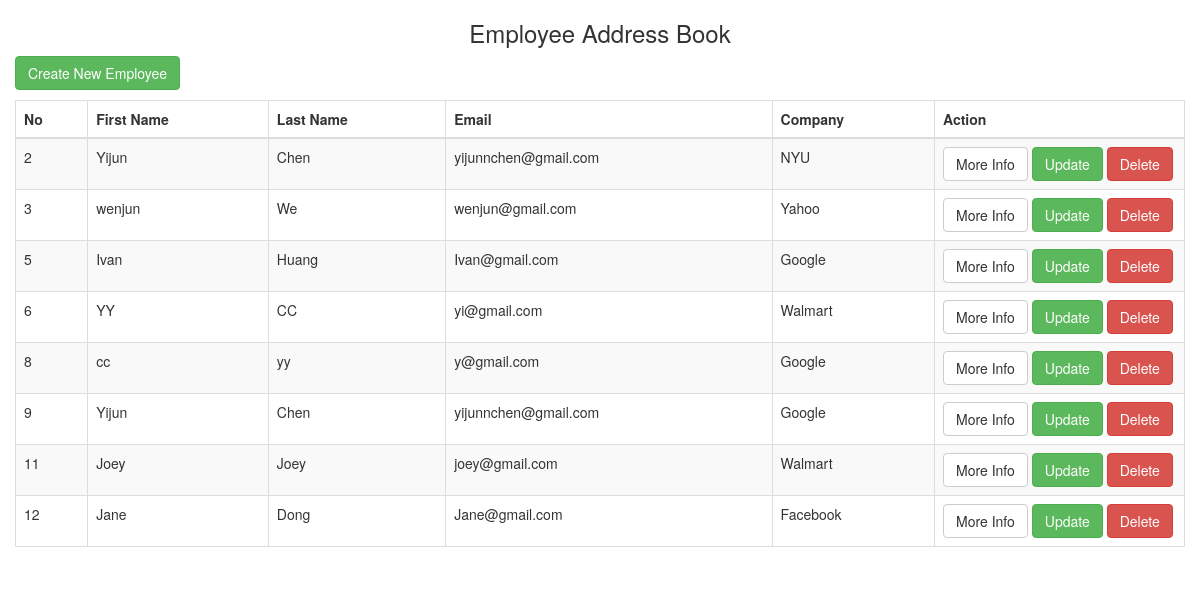
Screenshot of /viewAllEmployee.php with the database file from the repository.
### tables this page shows
CREATE TABLE `Employee_TBL` (
  `E_Id` int(11) NOT NULL,
  `E_FirstName` varchar(20) NOT NULL,
  `E_LastName` varchar(20) NOT NULL,
  `E_Address` text NOT NULL,
  `E_Email` varchar(40) NOT NULL,
  `E_Phone` varchar(20) NOT NULL
);

CREATE TABLE `Company_TBL` (
  `C_Id` int(11) NOT NULL,
  `C_Name` varchar(50) NOT NULL
);

### viewAllEmployee.php (the view, shortened to what this page needs)
<!DOCTYPE html>
<html lang="en">
<head>
<link rel="stylesheet"
  href="https://maxcdn.bootstrapcdn.com/bootstrap/3.3.7/css/bootstrap.min.css">
</head>
<body>
    <div class="container">
    <div class="row">
      <h3 align="center">Employee Address Book</h3>
    </div>
    <div class="row">
      <p>
        <a href="createEmployee.php" class="btn btn-success">Create New
          Employee</a>
      </p>
      <table class="table table-striped table-bordered">
        <thead>
          <tr>
            <th>No</th>
            <th>First Name</th>
            <th>Last Name</th>
            <th>Email</th>
            <th>Company</th>
            <th>Action</th>
          </tr>
        </thead>
        <tbody>
          <?php
              $pdo = Database::connect();
              $sql = 'SELECT e.E_Id, e.E_FirstName, e.E_LastName, e.E_Address, e.E_Email, e.E_Phone, c.C_Name FROM Employee_TBL e, Com_Emp_TBL ce, Company_TBL c WHERE e.E_Id=ce.E_Id AND c.C_Id=ce.C_Id ORDER BY e.E_Id ASC';
              foreach ($pdo->query($sql) as $row) {
                  echo '<tr>';
                  echo '<td>'. $row['E_Id'] . '</td>';
                  echo '<td>'. $row['E_FirstName'] . '</td>';
                  echo '<td>'. $row['E_LastName'] . '</td>';
                  echo '<td>'. $row['E_Email'] . '</td>';
                  echo '<td>'. $row['C_Name'] . '</td>';
                  echo '<td width=250>';
                  echo '<a class="btn btn-default" href="viewSingleEmployee.php?id='.$row['E_Id'].'">More Info</a>';
                  echo '<a class="btn btn-success" href="updateEmployee.php?id='.$row['E_Id'].'">Update</a>';
                  echo '<a class="btn btn-danger" href="deleteEmployee.php?id='.$row['E_Id'].'">Delete</a>';
                  echo '</td>';
                  echo '</tr>';
              }
            ?>
        </tbody>
      </table>
    </div>
  </div>
</body>
</html>

### rows the page displays
employee_tbl: E_Id "2", E_FirstName "Yijun", E_LastName "Chen", E_Email "yijunnchen@gmail.com", company_tbl.C_Name "NYU"
employee_tbl: E_Id "3", E_FirstName "wenjun", E_LastName "We", E_Email "wenjun@gmail.com", company_tbl.C_Name "Yahoo"
employee_tbl: E_Id "5", E_FirstName "Ivan", E_LastName "Huang", E_Email "Ivan@gmail.com", company_tbl.C_Name "Google"
employee_tbl: E_Id "6", E_FirstName "YY", E_LastName "CC", E_Email "yi@gmail.com", company_tbl.C_Name "Walmart"
employee_tbl: E_Id "8", E_FirstName "cc", E_LastName "yy", E_Email "y@gmail.com", company_tbl.C_Name "Google"
employee_tbl: E_Id "9", E_FirstName "Yijun", E_LastName "Chen", E_Email "yijunnchen@gmail.com", company_tbl.C_Name "Google"
employee_tbl: E_Id "11", E_FirstName "Joey", E_LastName "Joey", E_Email "joey@gmail.com", company_tbl.C_Name "Walmart"
employee_tbl: E_Id "12", E_FirstName "Jane", E_LastName "Dong", E_Email "Jane@gmail.com", company_tbl.C_Name "Facebook"
